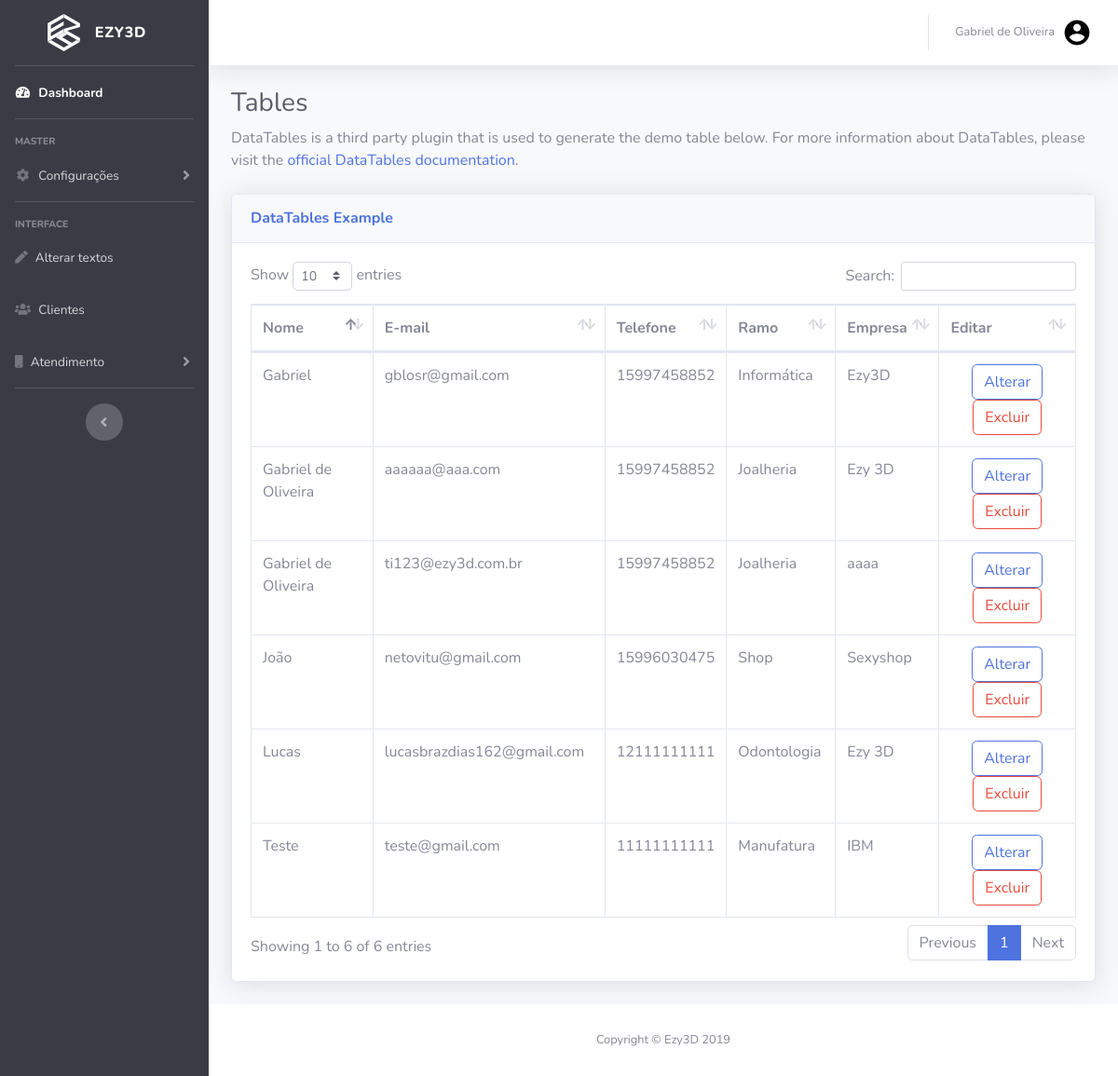
Page /public_html/dashboard/clientes.php (signed in) on the committed database.
### tables this page shows
CREATE TABLE IF NOT EXISTS `cliente` (
  `idcliente` int(11) NOT NULL AUTO_INCREMENT,
  `nome` varchar(30) NOT NULL,
  `sobrenome` varchar(50) NOT NULL,
  `email` varchar(50) NOT NULL,
  `senha` varchar(40) NOT NULL,
  `telefone` char(11) NOT NULL,
  `pais` varchar(30) NOT NULL,
  `ramo` varchar(20) DEFAULT NULL,
  `empresa` varchar(20) DEFAULT NULL,
  `local_acesso` varchar(15) DEFAULT NULL,
  PRIMARY KEY (`idcliente`)
);

### public_html/Classes/Conexao.php (called while the page is built, shortened)
<?php
class Conexao
{
    private $usuario;
    private $senha;
    private $bd;
    private $conexao;
    public function __construct()
    {
        $this->usuario = "root";
        $this->senha = "";
        $this->bd = "batata";
        $this->servidor = "localhost";
    }
    public function conectar()
    {
        $this->conexao = new PDO(
            "mysql:host=$this->servidor;dbname=$this->bd",
            $this->usuario,
            $this->senha,
            array(PDO::MYSQL_ATTR_INIT_COMMAND => "SET NAMES utf8")
        );
    }
    public function executarFetchAll($sql, $valores)
    {
        $comando = $this->conexao->prepare($sql);
        $comando->execute();
        return $comando->fetchAll();
    }
}

### public_html/Classes/Crud.php (called while the page is built, shortened)
<?php
require_once "Conexao.php";
class Crud extends Conexao
{
    public function consultar($coluna, $tabela, $restricao, $valores)
    {
        $sql = "SELECT DISTINCT $coluna FROM $tabela $restricao";
        return parent::executarFetchAll($sql, $valores);
    }
}

### public_html/dashboard/clientes.php (the view, shortened to what this page needs)
<!DOCTYPE html>
<html lang="pt-BR">
<head>
  <link href="vendor/fontawesome-free/css/all.min.css" rel="stylesheet" type="text/css">
</head>
<body id="page-top">
  <div id="wrapper">
    <?php
    include "menu.php";
    ?>
    <div class="container-fluid">
      <h1 class="h3 mb-2 text-gray-800">Tables</h1>
      <p class="mb-4">DataTables is a third party plugin that is used to generate the demo table below. For more information about DataTables, please visit the <a target="_blank" href="https://datatables.net">official DataTables documentation</a>.</p>
      <div class="card shadow mb-4">
        <div class="card-header py-3">
          <h6 class="m-0 font-weight-bold text-primary">DataTables Example</h6>
        </div>
        <div class="card-body">
          <div class="table-responsive">
            <table class="table table-bordered" id="dataTable" width="100%" cellspacing="0">
              <thead>
                <tr>
                  <th>Nome</th>
                  <th>E-mail</th>
                  <th>Telefone</th>
                  <th>Ramo</th>
                  <th>Empresa</th>
                  <?php if ($permissao == "@571824") { ?>
                    <th>Editar</th>
                  <?php } ?>
                </tr>
              </thead>
              <tbody>
                <?php
                require_once "../Classes/Conexao.php";
                $obj = new Usuario();
                $registro = $obj->consultar("*", "cliente", null, null);
                foreach ($registro as $cliente) { ?>
                  <tr>
                    <td><?= $cliente['nome'] ?></td>
                    <td><?= $cliente['email'] ?></td>
                    <td><?= $cliente['telefone'] ?></td>
                    <td><?= $cliente['ramo'] ?></td>
                    <td><?= $cliente['empresa'] ?></td>
                    <?php if ($permissao == "@571824") { ?>
                      <td class="text-center">
                        <a class="btn btn-outline-primary" href="javascript:consultarCliente(<?= $cliente['idcliente'] ?>, 'consultar')">Alterar</a>
                        <a class="btn btn-outline-danger" onclick="return confirmar()" href="javascript:excluirCliente(<?= $cliente['idcliente'] ?>, 'excluir')">Excluir</a>
                      </td>
                    <?php } ?>
                  </tr>
                <?php } ?>
              </tbody>
            </table>
          </div>
        </div>
      </div>
    </div>
  </div>
  <?php
  include_once "rodape.php";
  ?>
</body>
</html>

### public_html/dashboard/menu.php (shortened to what this page needs)
<ul class="navbar-nav bg-gray-900 sidebar sidebar-dark accordion" id="accordionSidebar">
  <a class="sidebar-brand d-flex align-items-center justify-content-center" href="index.php">
    <div class="sidebar-brand-icon">
      <img src="img/logo_white.svg" width="35px" alt="">
    </div>
    <div class="sidebar-brand-text mx-3">EZY3D</div>
  </a>
  <hr class="sidebar-divider my-0">
  <?php if ($permissao == "@571824" || $permissao == "&43642" || $permissao == "$3590" || $permissao == "*271" || $permissao == "#11") { ?>
    <li class="nav-item active">
      <a class="nav-link" href="index.php">
        <i class="fas fa-fw fa-tachometer-alt"></i>
        <span>Dashboard</span></a>
    </li>
  <?php } ?>
  <hr class="sidebar-divider">
  <?php if ($permissao == "@571824") { ?>
    <div>
      <div class="sidebar-heading">
        master
      </div>
      <li class="nav-item">
        <a class="nav-link collapsed" href="#" data-toggle="collapse" data-target="#collapseTwo" aria-expanded="true" aria-controls="collapseTwo">
          <i class="fas fa-fw fa-cog"></i>
          <span>Configurações</span>
        </a>
      </li>
      <hr class="sidebar-divider">
    </div>
  <?php } ?>
  <div class="sidebar-heading">
    Interface
  </div>
  <?php if ($permissao == "@571824" || $permissao == "&43642") { ?>
    <li class="nav-item">
      <a class="nav-link" href="textos.php">
        <i class="fas fa-pen"></i>
        <span>Alterar textos</span></a>
    </li>
  <?php } ?>
  <?php if ($permissao == "@571824" || $permissao == "&43642" || $permissao == "$3590 " || $permissao == "*271 ") { ?>
    <li class="nav-item">
      <a class="nav-link" href="clientes.php">
        <i class="fas fa-users"></i>
        <span>Clientes</span></a>
    </li>
    <li class="nav-item">
      <a class="nav-link collapsed" href="#" data-toggle="collapse" data-target="#collapsePages" aria-expanded="true" aria-controls="collapsePages">
        <i class="fas fa-mobile"></i>
        <span>Atendimento</span></a>
    </li>
  <?php } ?>
  <hr class="sidebar-divider d-none d-md-block">
  <div class="text-center d-none d-md-inline">
    <button class="rounded-circle border-0" id="sidebarToggle"></button>
  </div>
</ul>
<div id="content-wrapper" class="d-flex flex-column">
  <div id="content">
    <nav class="navbar navbar-expand navbar-light bg-white topbar mb-4 static-top shadow">
      <ul class="navbar-nav ml-auto">
        <li class="nav-item dropdown no-arrow">
          <a class="nav-link dropdown-toggle" href="#" id="userDropdown" role="button" data-toggle="dropdown" aria-haspopup="true" aria-expanded="false">
            <span class="mr-2 d-none d-lg-inline text-gray-600 small"><?= $nome_admin ?></span>
            <img class="img-profile rounded-circle" src="img/user.png" width="60px">
          </a>
        </li>
      </ul>
    </nav>

### public_html/dashboard/rodape.php (shortened to what this page needs)
<footer class="sticky-footer bg-white">
    <div class="container my-auto">
        <div class="copyright text-center my-auto">
            <span>Copyright &copy; Ezy3D 2019</span>
        </div>
    </div>
</footer>
</div>
</div>
<link href="css/sb-admin-2.min.css" rel="stylesheet">
<link href="vendor/datatables/dataTables.bootstrap4.min.css" rel="stylesheet">

### rows in the picture
cliente: nome "Gabriel", email "gblosr@gmail.com", telefone "15997458852", ramo "Informática", empresa "Ezy3D"
cliente: nome "Teste", email "teste@gmail.com", telefone "11111111111", ramo "Manufatura", empresa "IBM"
cliente: nome "João", email "netovitu@gmail.com", telefone "15996030475", ramo "Shop", empresa "Sexyshop"
cliente: nome "Lucas", email "lucasbrazdias162@gmail.com", telefone "12111111111", ramo "Odontologia", empresa "Ezy 3D"
cliente: nome "Gabriel de Oliveira", email "aaaaaa@aaa.com", telefone "15997458852", ramo "Joalheria", empresa "Ezy 3D"
cliente: nome "Gabriel de Oliveira", email "ti123@ezy3d.com.br", telefone "15997458852", ramo "Joalheria", empresa "aaaa"

### other values in the picture
$nome_admin "Gabriel de Oliveira"
